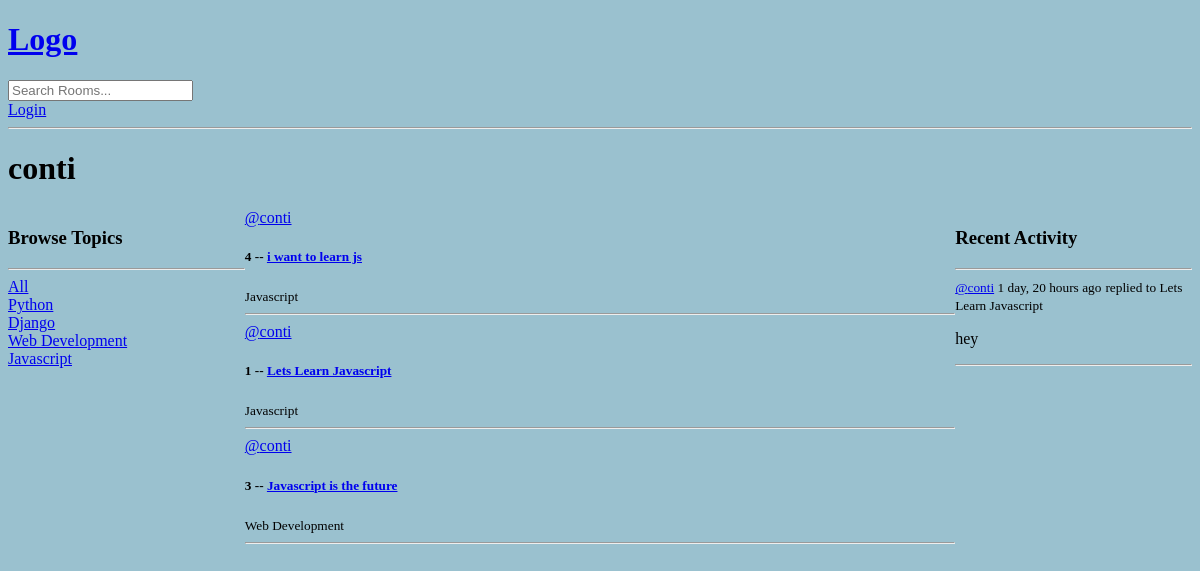
The page /profile/1 on the database as committed earlier.
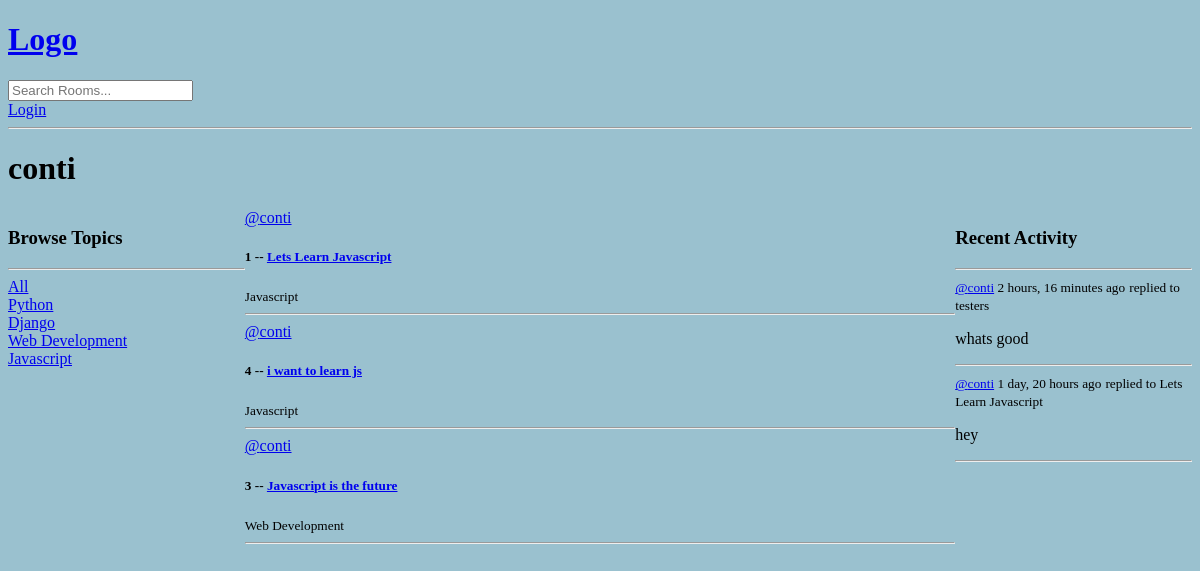
The same page on the database as committed later.
### base/models.py (models this page shows, shortened)
class Topic(models.Model):
    name = models.CharField(max_length=200)

class Room(models.Model):
    host = models.ForeignKey(User,  on_delete=models.SET_NULL, null=True)
    topic = models.ForeignKey(Topic,  on_delete=models.SET_NULL, null=True)
    name = models.CharField(max_length=200)
    description = models.TextField(null=True, blank=True)
    participants = models.ManyToManyField(User, related_name='participants', blank=True)
    updated = models.DateTimeField(auto_now=True)
    created = models.DateTimeField(auto_now_add=True)
    class Meta:
        ordering = ['-updated','-created']
    def __str__(self):
        return self.name

class Message(models.Model):
    user = models.ForeignKey(User, on_delete=models.CASCADE)
    room = models.ForeignKey(Room,  on_delete=models.CASCADE)
    body = models.TextField()
    updated = models.DateTimeField(auto_now=True)
    created = models.DateTimeField(auto_now_add=True)
    class Meta:
        ordering = ['-updated','-created']
    def __str__(self):
            return self.body[0:50]

### base/views.py (the view)
# urls.py: path('profile/<str:pk>', views.userProfile, name='user-profile'),
def userProfile(request, pk):
    user = User.objects.get(id=pk)
    rooms = user.room_set.all()
    room_messages = user.message_set.all()
    topics = Topic.objects.all()
    context = {'user':user, 'rooms':rooms,
               'room_messages':room_messages, 'topics':topics}
    return render(request, 'base/profile.html', context)

### base/templates/base/profile.html (shortened to what this page needs)
{% extends 'main.html' %} {% block content %}
<h1>{{user.username}}</h1>
<div class="profile-container">
  <div>
    {% include 'base/topics_component.html' %}
  </div>
  <div>
    {%include 'base/feed_component.html'%}
</div>
  <div>
    {% include 'base/activity_component.html' %}
  </div>
</div>
{% endblock content%}

### base/templates/base/topics_component.html
<h3>Browse Topics</h3>
<hr />
<div>
  <a href="{% url 'home' %}">All</a>
</div>
{% for topic in topics %}
<div>
  <a href="{% url 'home' %}?q={{topic.name}}">{{topic.name}}</a>
</div>
{% endfor %}

### base/templates/base/feed_component.html (shortened to what this page needs)
<div>
    {% for room in rooms %}
    <div>
      <a href="{% url 'user-profile' room.host.id %}">@{{room.host.username}}</a>
      <h5>
        {{room.id}} -- <a href="{% url 'room' room.id %}"> {{room.name}}</a>
      </h5>
      <small>{{room.topic.name}}</small>
      <hr />
    </div>
    {% endfor %}
  </div>

### base/templates/base/activity_component.html (shortened to what this page needs)
<h3>Recent Activity</h3>
<hr />
{% for message in room_messages %}
<div>
  <small><a href="{% url 'user-profile' message.user.id %}">@{{message.user.username}}</a> {{message.created|timesince}} ago</small>
  <small>replied to {{message.room}}</small>
  <p>{{message}}</p>
  <hr />
  {% endfor %}
</div>

Rows that differ between the two databases and show on the page:
changed Room "Lets Learn Javascript": moves up the list
added Message: user.username "conti", created "2 hours, 16 minutes", room "testers", body "whats good"
